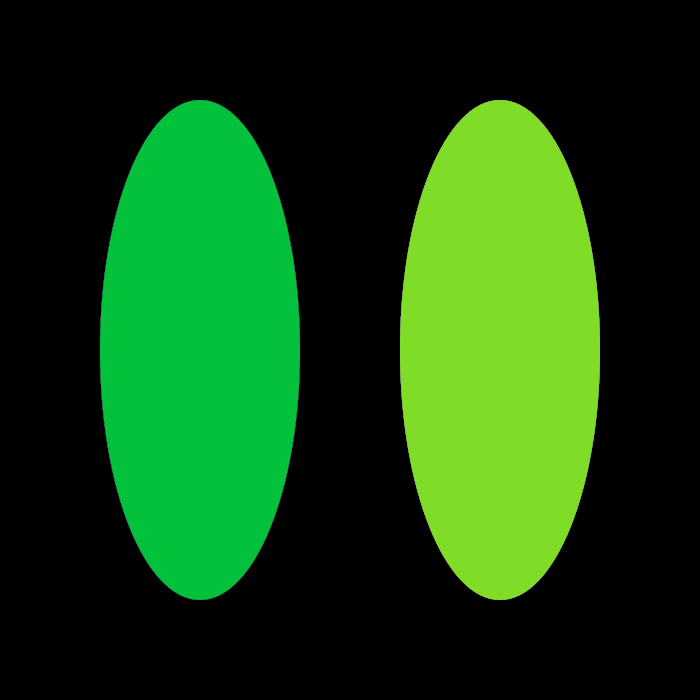
Frame 1 (no input)
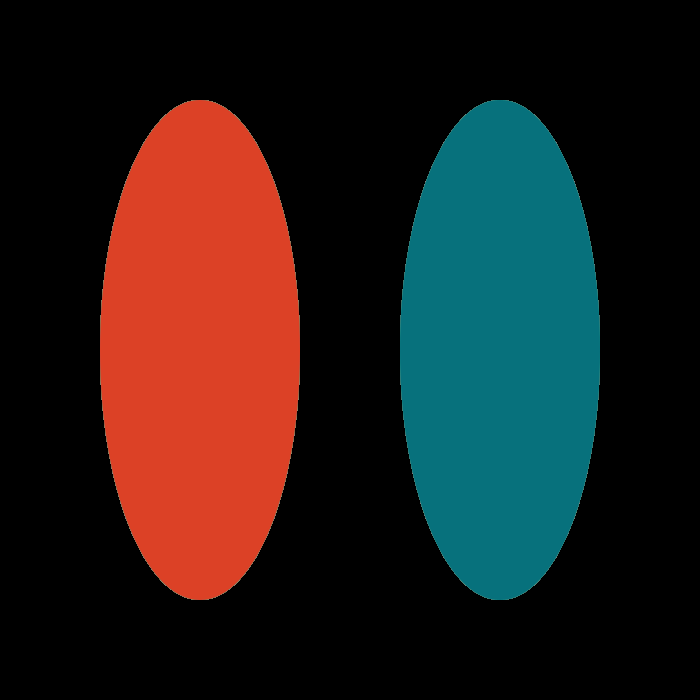
Frame 60 (the mouse pressed at the canvas centre just before this capture)
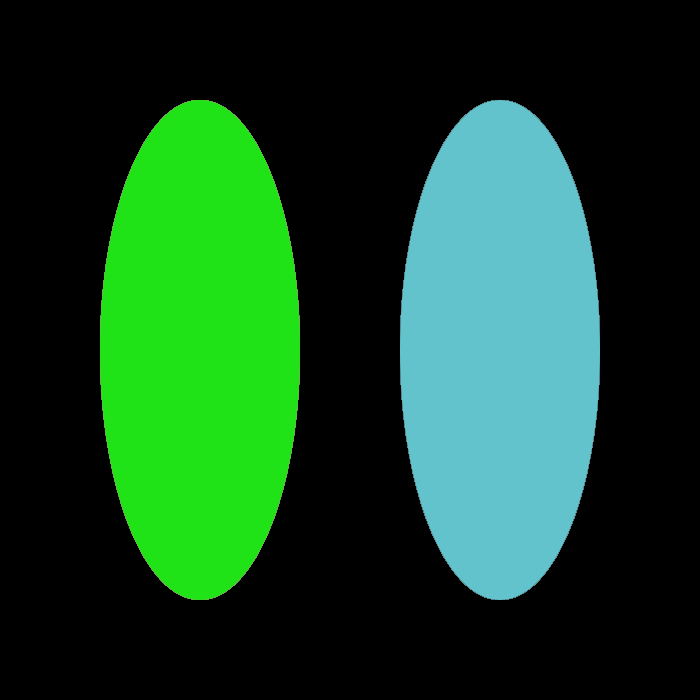
Frame 120 (the mouse held since frame 60 and released just before this capture)

The Processing sketch that drew these frames (run headless with seeded random() and noise(); from frame 60 on, the mouse is pressed at the canvas centre):

// Processing sketch: sketch_7die
// ── sketch_7die.pde
int posX, posY;
int ballSize;
color c, bg;

void setup() {
  size(700, 700);
  background(0);
  ballSize = 100;
  posX = ballSize/2;
  posY = height/2;
  noStroke();
  fill(c);
  ellipse(200,350,200,500);
  ellipse(500,350,200,500);
  
}

void draw() {

  for (int i=0; i<10; i++) {
    c = generateColor1();
    fill(c);
    ellipse(200,350,200,500);
    
  }
  for (int i=0; i<10; i++) {
    bg = generateColor2();
    fill(bg);
    ellipse(500,350,200,500);
    
  }
}

color generateColor1() {
  color myColor;
  myColor = color(random(0,255), random(0,255), random(0, 200));
  return myColor;
}

color generateColor2() {
  color myColor;
  myColor = color(random(0,200), random(0,255), random(0, 255));
  return myColor;
}
